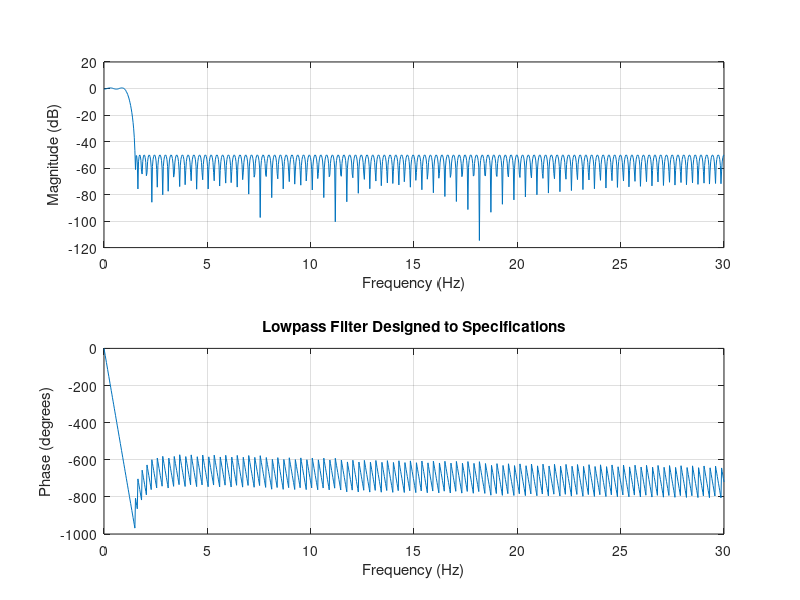
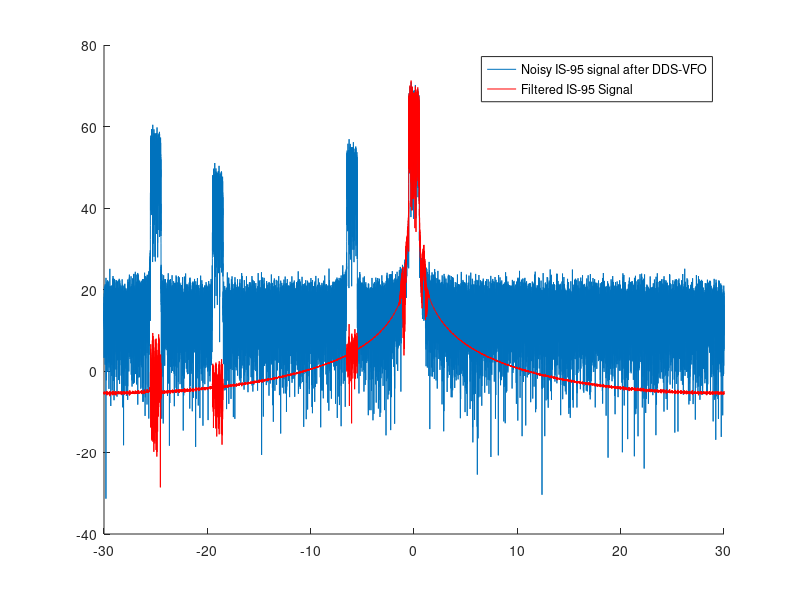

Source code (MATLAB) for these figures, in order:
% Digital Receiver Simulation
% Team Finck BIG!

%% Create the analog signal that will be processed. 

clear all;
close all;
clc;

% Determine number of bits to recreate a signal, states, define a signal to
% noise (SNR ratio), and our oversampling rate in MHz.

num_bits  =    512;
states    =      4;
SNR       =     30;
oversamp  =     60;     % Simulates sampling frequency of 1.288 MHz.

% Create a random bit stream to recreate our signal using the pskmod.

bits    = randint(1,num_bits,[0,states-1]);
mod_sig = pskmod(bits,states);

% Recreate the analog signal through the resampling command.

analog_sig = resample(mod_sig,oversamp,1);

% Determine the frequency content of the analog signal.

fd_ana_sig = fft(analog_sig);

% Build the normalized frequency labels for the analog signal,
% then multiply by 40 to get it between -20 - 20 MHz.

freqs = (((0:length(fd_ana_sig)-1)/length(fd_ana_sig))-.5) * oversamp;

% Inject noise into the signal to simulate the transmission channel.

noisy_sig    = awgn(analog_sig,SNR);
fd_noisy_sig = fft(noisy_sig);

% Build time array that will be used to perform frequency shift operations.

tstep       = (1/oversamp);
time_array  = 0 :tstep :num_bits - tstep;

% Build in frequency shifts to 'emulate' a possible input signal.
% Our signal of interest if centered around 16 MHz.

freq_shift1 = 16;
freq_shift2 = -3;
freq_shift3 = 10;
freq_shift4 = -9;

our_waveform = noisy_sig.*exp(j*2*pi*freq_shift1*time_array)...
             + .1*noisy_sig.*exp(j*2*pi*freq_shift2*time_array)...
             + .2*noisy_sig.*exp(j*2*pi*freq_shift3*time_array)...
             + .3*noisy_sig.*exp(j*2*pi*freq_shift4*time_array);
         
% Plot the input signal in the frequency domain.
         
fd_our_waveform = fft(our_waveform);

figure;clf;
hold on;
plot(freqs,20*log10(abs(fftshift(fd_our_waveform))),'r');
legend('Output of the A/D Converter')
title('Input Signal in Frequency Domain');
grid on;

%% This is where our assignment begins to process the signal.

% Any processing will be shown in the frequency domain.
% The signal, since created, has followed the following RF path:

%   Passed through a Comm Channel                    --->
%   Digital to Analog converesion                    --->
%   Gaussian Noise added from Tramission Channel     ---> 
%   Add any other signals that may be in the channel 


% Pass our signal through a Direct Digital Synthesis, Variable Frequency
% Oscillator (DDS-VFO) and shift it down by 16 MHz.

% immediately downshift
% DDS-VFO

downshifted_sig     = our_waveform.*exp(-j*2*pi*freq_shift1*time_array);
fd_downshifted_sig  = fft(downshifted_sig);

% Build an FIR filter to solve this issue ---> help firpmord

% Passband ripple (dB)
rp = 1;
% Stopband level  (dB)
rs = 50;          
% Sampling frequency
fs = oversamp;      
% Cutoff frequencies, defined to encompass the BW of our SOI.
f = [1,1.5];
% Desired amplitudes
a = [1,0];        
% Compute deviations
dev = [(10^(rp/20)-1)/(10^(rp/20)+1),10^(-rs/20)]; 
[n,fo,ao,w] = firpmord(f,a,dev,fs);

% Filter variables are determined here:

my_filter = firpm(n,fo,ao,w);
freqz(my_filter,1,1024,fs);
title('Lowpass Filter Designed to Specifications');

% filter 
filtered_wave = filter(my_filter,1,downshifted_sig);
fd_filtered_wave = fft(filtered_wave);

% Show our newly centered signal centered at 0 MHz

figure;clf;
hold on;
plot(freqs,20*log10(abs(fftshift(fd_downshifted_sig))));
plot(freqs,20*log10(abs(fftshift(fd_filtered_wave))),'r');
legend('Noisy IS-95 signal after DDS-VFO','Filtered IS-95 Signal');
